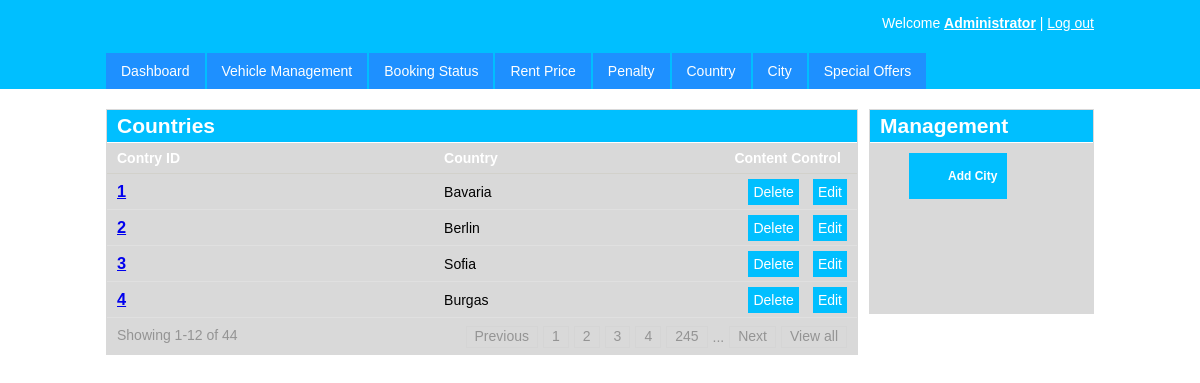
/admin/city.php (signed in), run on the app's committed database.
### tables this page shows
CREATE TABLE IF NOT EXISTS `city` (
  `CityID` int(11) NOT NULL AUTO_INCREMENT,
  `CountryID` int(11) NOT NULL,
  `City` varchar(100) NOT NULL,
  PRIMARY KEY (`CityID`),
  KEY `CityID` (`CityID`),
  KEY `CountryIDCity` (`CountryID`) USING BTREE
);

### admin/city.php (the view, shortened to what this page needs)
<!DOCTYPE html>
<html>
<head>
	<link rel="stylesheet" href="css/style.css" type="text/css" media="all" />
</head>
<body>
<div id="header">
	<div class="shell">
		<?php
			include 'menu.php';
		?>
		</div>
	</div>
<div id="container">
	<div class="shell">
		<div id="main">
			<div id="content"
				<div class="box">
					<div class="box-head">
						<h2 class="left">Countries</h2>
					</div>
					<div class="table">
						<table width="100%" border="0" cellspacing="0" cellpadding="0">
							<tr>
								<th>Contry ID</th>
								<th>Country</th>
								<th width="110" class="ac">Content Control</th>
							</tr>
							<?php
								include '../includes/config.php';
								$select = "SELECT * FROM City ";
								$result = $conn->query($select);
								while($row = $result->fetch_assoc()){
							?>
							<tr>
								<td><h3><a href="#"><?php echo $row['CityID'] ?></a></h3></td>
								<td><?php echo $row['City'] ?></td>
								<td><a href="javascript:sureToApprove(<?php echo $row['CityID'];?>)" class="del">Delete</a><a href="#" class="edit">Edit</a></td>
							</tr>
							<?php
								}
							?>
						</table>
						<div class="pagging">
							<div class="left">Showing 1-12 of 44</div>
							<div class="right">
								<a href="#">Previous</a>
								<a href="#">1</a>
								<a href="#">2</a>
								<a href="#">3</a>
								<a href="#">4</a>
								<a href="#">245</a>
								<span>...</span>
								<a href="#">Next</a>
								<a href="#">View all</a>
							</div>
						</div>
					</div>
				</div>
			</div>
			<div id="sidebar">
				<div class="box">
					<div class="box-head">
						<h2>Management</h2>
					</div>
					<div class="box-content">
						<a href="add_city.php" class="add-button"><span>Add City</span></a>
						<div class="cl">&nbsp;</div>
					</div>
				</div>
			</div>
		</div>
	</div>
</body>
</html>

### admin/css/style.css (style rules this page uses)
* { padding:0; margin:0; outline:0; }
body { background: white; font-family: Helvetica, sans-serif; font-size:14px; color: black; }
.left, .alignleft { float:left; display:inline; }
.right, .alignright { float:right; display:inline; }
.shell { width:988px; margin:0 auto; }
#header { height:89px; background-color: #00bfff; }
#container { padding:20px 0; }
#content { float:left; width:750px; }
#sidebar { float:right; width:225px; }
.table th { background-color:#d9d9d9; color:white; text-align: left; padding:7px 10px; border-bottom:solid 1px #d2d1cb; }
.table td { background:#d9d9d9; border-bottom:solid 1px #e0e0e0; padding:8px 10px; }
.box { background:#d9d9d9; height:55%; padding:1px; margin-bottom:20px; }
.box-head { background:#00bfff; height:32px; color:#fff; padding: 0 10px; line-height:32px; white-space:nowrap; border-bottom:solid 1px #fff; }
.pagging { height:20px; padding:8px 10px; line-height:19px; color:#949494; }
.pagging a { background:url(images/pagging.gif) repeat-x 0 0; height:20px; float:left; padding:0 8px; border:solid 1px #d5d5d5; text-decoration: none; color:#949494; margin-left:5px; }
.pagging span { float:left; margin-left:5px; padding-top:2px; }
a.del { padding:5px 5px 5px 5px; background-color:#00bfff; color:white; margin-left:14px; text-decoration: none; }
a.edit { padding:5px 5px 5px 5px; background-color:#00bfff; color:White; margin-left:14px; text-decoration: none; }
.box-content { padding:10px; height: 150px; }
.add-button, .add-button span { margin-left:29px; float:left; background-color:#00bfff; padding:5px 5px 5px 5px; }
.add-button { font-weight: bold; font-size:12px; color:White; text-decoration: none; line-height:26px; }

### data on the page
city: CityID "1", City "Bavaria"
city: CityID "2", City "Berlin"
city: CityID "3", City "Sofia"
city: CityID "4", City "Burgas"
